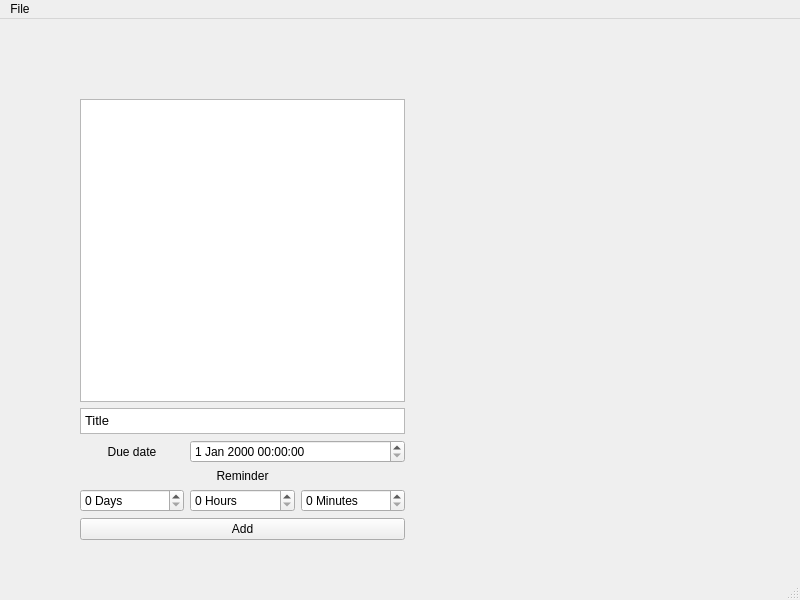
<?xml version="1.0" encoding="UTF-8"?>
<ui version="4.0">
 <class>MainWindow</class>
 <widget class="QMainWindow" name="MainWindow">
  <property name="geometry">
   <rect>
    <x>0</x>
    <y>0</y>
    <width>800</width>
    <height>600</height>
   </rect>
  </property>
  <property name="windowTitle">
   <string>MainWindow</string>
  </property>
  <widget class="QWidget" name="centralwidget">
   <widget class="QWidget" name="">
    <property name="geometry">
     <rect>
      <x>80</x>
      <y>80</y>
      <width>325</width>
      <height>441</height>
     </rect>
    </property>
    <layout class="QGridLayout" name="gridLayout">
     <item row="6" column="2">
      <widget class="QSpinBox" name="spinBox_3">
       <property name="maximumSize">
        <size>
         <width>124</width>
         <height>16777215</height>
        </size>
       </property>
       <property name="suffix">
        <string> Minutes</string>
       </property>
       <property name="maximum">
        <number>23</number>
       </property>
      </widget>
     </item>
     <item row="7" column="0" colspan="3">
      <widget class="QPushButton" name="pushButton">
       <property name="text">
        <string>Add</string>
       </property>
      </widget>
     </item>
     <item row="6" column="1">
      <widget class="QSpinBox" name="spinBox">
       <property name="maximumSize">
        <size>
         <width>124</width>
         <height>16777215</height>
        </size>
       </property>
       <property name="suffix">
        <string> Hours</string>
       </property>
       <property name="maximum">
        <number>23</number>
       </property>
      </widget>
     </item>
     <item row="0" column="0" colspan="3">
      <widget class="QListView" name="listView"/>
     </item>
     <item row="6" column="0">
      <widget class="QSpinBox" name="spinBox_2">
       <property name="suffix">
        <string> Days</string>
       </property>
       <property name="maximum">
        <number>23</number>
       </property>
      </widget>
     </item>
     <item row="1" column="0" colspan="3">
      <widget class="QTextEdit" name="textEdit_4">
       <property name="maximumSize">
        <size>
         <width>16777215</width>
         <height>26</height>
        </size>
       </property>
       <property name="mouseTracking">
        <bool>true</bool>
       </property>
       <property name="contextMenuPolicy">
        <enum>Qt::DefaultContextMenu</enum>
       </property>
       <property name="acceptDrops">
        <bool>true</bool>
       </property>
       <property name="verticalScrollBarPolicy">
        <enum>Qt::ScrollBarAlwaysOff</enum>
       </property>
       <property name="html">
        <string>&lt;!DOCTYPE HTML PUBLIC &quot;-//W3C//DTD HTML 4.0//EN&quot; &quot;http://www.w3.org/TR/REC-html40/strict.dtd&quot;&gt;
&lt;html&gt;&lt;head&gt;&lt;meta name=&quot;qrichtext&quot; content=&quot;1&quot; /&gt;&lt;style type=&quot;text/css&quot;&gt;
p, li { white-space: pre-wrap; }
&lt;/style&gt;&lt;/head&gt;&lt;body style=&quot; font-family:'Noto Sans'; font-size:10pt; font-weight:400; font-style:normal;&quot;&gt;
&lt;p style=&quot; margin-top:0px; margin-bottom:0px; margin-left:0px; margin-right:0px; -qt-block-indent:0; text-indent:0px;&quot;&gt;Title&lt;/p&gt;&lt;/body&gt;&lt;/html&gt;</string>
       </property>
       <property name="acceptRichText">
        <bool>true</bool>
       </property>
      </widget>
     </item>
     <item row="4" column="0" rowspan="2" colspan="3">
      <widget class="QLabel" name="label">
       <property name="text">
        <string>Reminder</string>
       </property>
       <property name="alignment">
        <set>Qt::AlignCenter</set>
       </property>
      </widget>
     </item>
     <item row="2" column="0" rowspan="2">
      <widget class="QLabel" name="label_2">
       <property name="text">
        <string>Due date</string>
       </property>
       <property name="alignment">
        <set>Qt::AlignCenter</set>
       </property>
      </widget>
     </item>
     <item row="2" column="1" rowspan="2" colspan="2">
      <widget class="QDateTimeEdit" name="dateTimeEdit"/>
     </item>
    </layout>
   </widget>
  </widget>
  <widget class="QMenuBar" name="menubar">
   <property name="geometry">
    <rect>
     <x>0</x>
     <y>0</y>
     <width>800</width>
     <height>23</height>
    </rect>
   </property>
   <widget class="QMenu" name="menuFile">
    <property name="title">
     <string>File</string>
    </property>
    <addaction name="actionReset_data"/>
   </widget>
   <addaction name="menuFile"/>
  </widget>
  <widget class="QStatusBar" name="statusbar"/>
  <action name="actionReset_data">
   <property name="text">
    <string>Reset data</string>
   </property>
  </action>
 </widget>
 <resources/>
 <connections/>
</ui>
